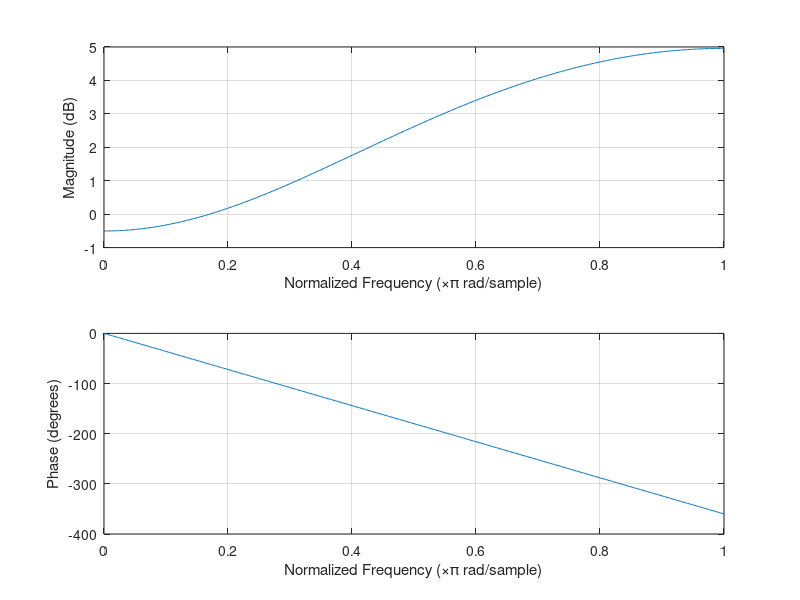

Reproduce this figure in MATLAB.
% filterImplementations.m
% Dan Hirlinger
% 2/22/21


% Several ways to apply a filter to an audio signal

% Input
% [x,Fs] = audioread('AcGtr.wav');
Fs = 48000;
x = randn(Fs,1) * 0.2; % white noise

% Filter

N = length(x);
y = zeros(N,1);


% Using difference equation
% for n = 1:N
%     if n > 1
%         % y(n,1) = 0.5*x(n,1) + 0.5*x(n-1,1); % LPF
%         y(n,1) = 0.5*x(n,1) - 0.5*x(n-1,1); % HPF
%     else
%         y(n,1) = x(n,1);
%     end
% end


% Using IR, convolution
% b0 = 0.5; % want b0 + b1 = 1
% b1 = -0.5; % use 0.5 for LPF; use -0.5 for HPF
% b = [b0, b1];
% m = 20;
% b = (1/m) * ones(m,1);

% m = 1; % # of delay samples to use; AKA the filter order

% Nyq = Fs/2;
% fHz = 12000;
% Wn = fHz/Nyq;
% Wn = 0.5; % cut-off frequency relative to Nyquist; AKA "Normalized" cutt-off frequency [0-1]
% 
% b = fir1(m,Wn);


% y = conv(x,b);

% freqz(b);
m = 4;
% freqz( (1/m) * ones(m,1) );
% Output
% sound([x;y]Fs);


% DAY 2: 2/24/21
% Fs = 48000;
Nyq = Fs/2;
fHz = 12000;
Wn = fHz/Nyq; % cut-off frequency relative to Nyquist; AKA "Normalized" cutt-off frequency [0-1]

b = fir1(m,Wn);
% m = filter order: # of delays we're gonna use
% higher order > steeper slope/sharper roll-off of filter
% drawback: more roll-off is more mathmatically complex

% Wn = cut-off frequency of the filter

% fir1() is automatically a LPF
% make it HPF filer with fir1(m,Wn,'high');
% HPF's prefer an even filter order
freqz(b);

% Band-pass and band-stop

fL = 3000;
fU = 12000;

wL = fL / Nyq;
wU = fU / Nyq;

W = [wL, wU]; 

h = fir1(m,W);

% by default, with W being an array of 2 values, it will be a band pass
% change to band-stop with 'stop' > fir1(m,W,'stop');

freqz(h);

% using fir2(), plot an arbitrary frequency response

% in F, must begin with 0, end with 1; normalized scale of frequencies
F = [0 , 3000/Nyq , 8000/Nyq , 12000/Nyq, 15000/Nyq , 1];
A = [1 ,  0.5     ,    1     ,    1     ,    2     , 2]; % +/-1 = +/- 6dB 
h = fir2(m,F,A);
freqz(h);










